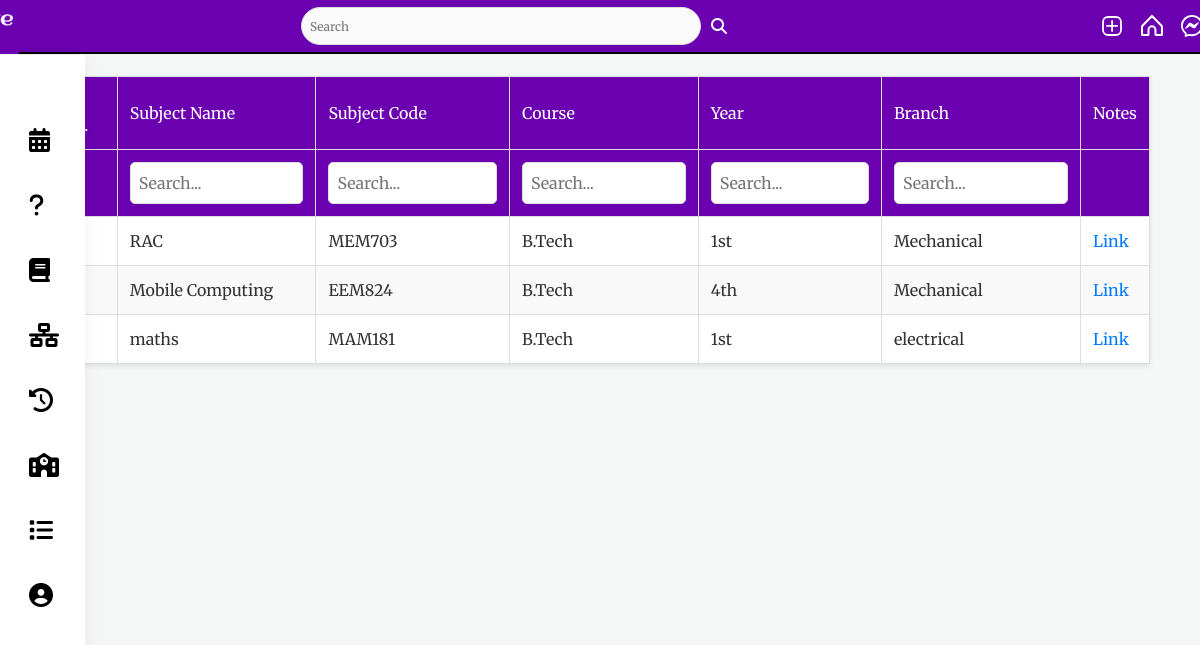
The app's page /faculty_notes/ with its own data.
### post/models.py (models this page shows, shortened)
class Notes(models.Model):
    subject_name = models.CharField(max_length=100)
    subject_code = models.CharField(max_length=10)
    course = models.CharField(max_length=100, null=True, blank=True)
    branch = models.CharField(max_length=100, null=True, blank=True)
    year = models.CharField(max_length=100, null=True, blank=True)
    link = models.FileField(upload_to="pdf", null=True, blank=True, default="no.jpg")

### post/views.py (the view)
# urls.py: path('faculty_notes/', faculty_notes, name='faculty_notes'),
def faculty_notes(request):
    notes = Notes.objects.all()
    return render(request, 'faculty_notes.html', {'notes':notes})

### templates/faculty_notes.html (shortened to what this page needs)
{% extends 'x.html' %}
{% load static %}
{% block content %}
<!DOCTYPE html>
<html lang="en">
<head>
</head>
<body>
  <h1 style="text-align:center;">Virtual Library</h1>
    <div class="container">
        <table id="professorsTable">
            <thead>
                <tr>
                  <th>Sr. No.</th>
                  <th>Subject Name</th>
                  <th>Subject Code</th>
                  <th>Course</th>
                  <th>Year</th>
                  <th>Branch</th>
                  <th>Notes</th>
                </tr>
                <tr>
                  <th><input type="text" onkeyup="searchTable(0)" placeholder="Search..." class="search-input"></th>
                  <th><input type="text" onkeyup="searchTable(1)" placeholder="Search..." class="search-input"></th>
                  <th><input type="text" onkeyup="searchTable(2)" placeholder="Search..." class="search-input"></th>
                  <th><input type="text" onkeyup="searchTable(3)" placeholder="Search..." class="search-input"></th>
                  <th><input type="text" onkeyup="searchTable(4)" placeholder="Search..." class="search-input"></th>
                  <th></th>
                </tr>
            </thead>
            <tbody>
                {% for n in notes %}
        <tr>
          <td>{{ forloop.counter }}</td>
          <td>{{ n.subject_name }}</td>
          <td>{{ n.subject_code }}</td>
          <td>{{ n.course }}</td>
          <td>{{ n.year }}</td>
          <td>{{ n.branch }}</td>
          <td>
            {% if n.link %}
            <a href="{{ n.link.url }}" target="_blank">Link</a>
            {% else %}
            No Notes Available
            {% endif %}
          </td>
        </tr>
        {% endfor %}
            </tbody>
        </table>
    </div>
</body>
</html>
{% endblock %}

### static/assets1/style.css (style rules this page uses)
*, *::after, *::before { box-sizing: border-box; margin: 0; padding: 0; }
*, button, input, select, textarea { font-family: "Merriweather", serif; font-weight: 400; font-style: normal; }
:root { --primary: hsl(0, 0%, 100%); --secondary: hsl(0, 0%, 98%); --border: hsl(0, 0%, 86%); --story-border: hsl(0, 0%, 78%); --img-border: hsla(0, 0%, 0%, 0.1); --text-dark: hsl(0, 0%, 15%); --text-light: hsl(0, 0%, 60%); --like: hsl(355, 82%, 61%); --link: hsl(204, 100%, 48%); --header-height: 44px; --nav-height: 50px; }
body { min-height: 100vh; display: flex; flex-direction: column; overflow-y: auto; }
@media (min-width: 768px) { :root { --header-height: 54px; --nav-height: 0px; } }

### templates/faculty_notes.html (style rules this page uses)
body { margin: 0; padding: 0; font-family: 'Roboto', sans-serif; background-color: #f4f7f6; color: #333; }
.container { padding: 20px; }
table { width: 100%; border-collapse: collapse; text-align: left; background-color: #fff; box-shadow: 0 2px 4px rgba(0, 0, 0, 0.1); }
th, td { padding: 12px; border: 1px solid #ddd; }
th { background-color: #6b00b1; color: #fff; }
tr:nth-child(even) { background-color: #f9f9f9; }
input[type="text"] { width: 100%; padding: 8px; border: 1px solid #ddd; border-radius: 5px; box-sizing: border-box; }
a { color: #007bff; text-decoration: none; }

### records on screen
Notes: subject_name "RAC", subject_code "MEM703", course "B.Tech", year "1st", branch "Mechanical"
Notes: subject_name "Mobile Computing", subject_code "EEM824", course "B.Tech", year "4th", branch "Mechanical"
Notes: subject_name "maths", subject_code "MAM181", course "B.Tech", year "1st", branch "electrical"
